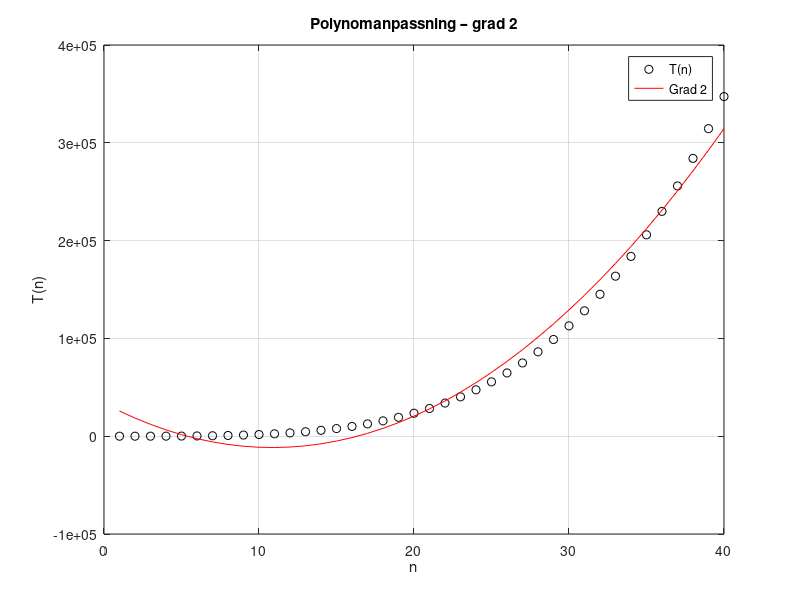
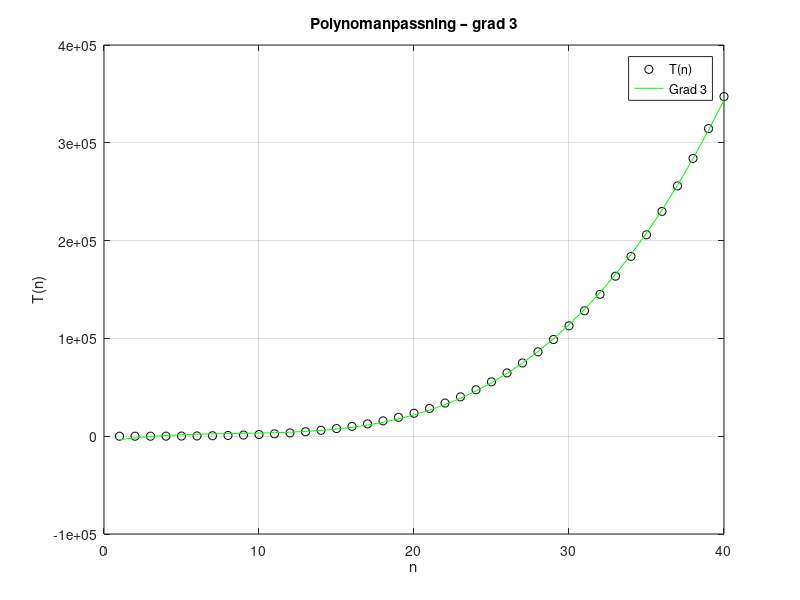
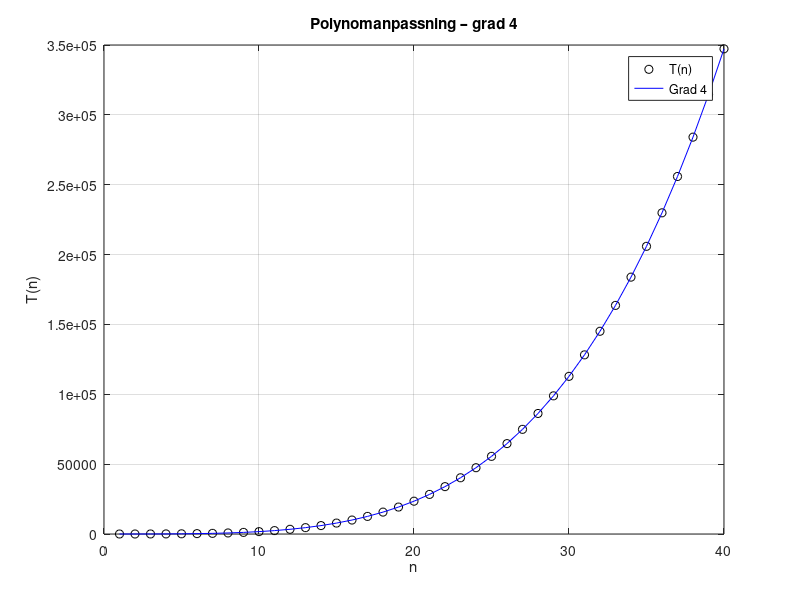
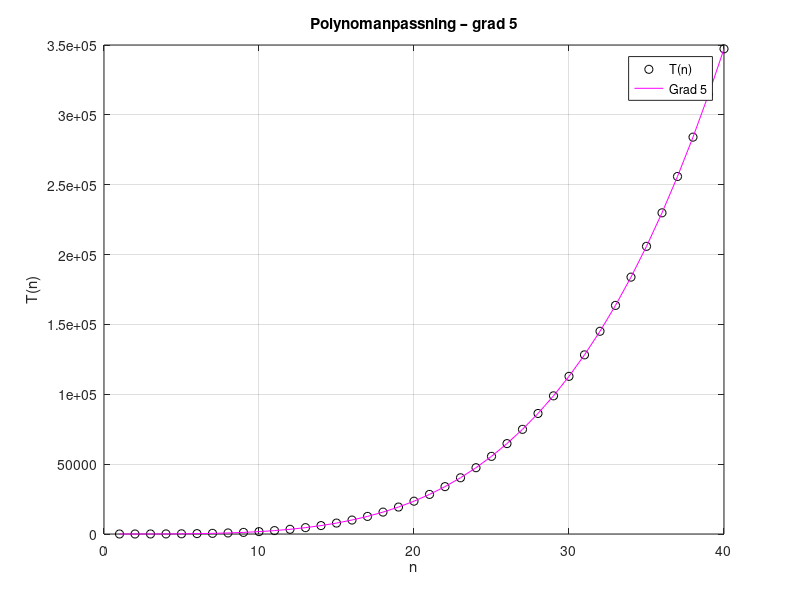

These charts were generated, in order, by the following MATLAB code: (Note: this script raises an error after producing the figures.)
n = 1:40;

T = [ ...
1 7 25 65 140 266 462 750 1155 1705 ...
2431 3367 4550 6020 7820 9996 12597 15675 19285 23485 ...
28336 33902 40250 47450 55575 64701 74907 86275 98890 112840 ...
128216 145112 163625 183855 205905 229881 255892 284050 314470 347270 ];

%% Försök 1 – polynomanpassning av olika grad
p2 = polyfit(n, T, 2);
p3 = polyfit(n, T, 3);
p4 = polyfit(n, T, 4);
p5 = polyfit(n, T, 5);

T2 = polyval(p2, n);
T3 = polyval(p3, n);
T4 = polyval(p4, n);
T5 = polyval(p5, n);

%% Figur 1 – Grad 2
figure
plot(n, T, 'ko', n, T2, 'r')
title('Polynomanpassning – grad 2')
xlabel('n')
ylabel('T(n)')
legend('T(n)', 'Grad 2')
grid on

%% Figur 2 – Grad 3
figure
plot(n, T, 'ko', n, T3, 'g')
title('Polynomanpassning – grad 3')
xlabel('n')
ylabel('T(n)')
legend('T(n)', 'Grad 3')
grid on

%% Figur 3 – Grad 4
figure
plot(n, T, 'ko', n, T4, 'b')
title('Polynomanpassning – grad 4')
xlabel('n')
ylabel('T(n)')
legend('T(n)', 'Grad 4')
grid on

%% Figur 4 – Grad 5
figure
plot(n, T, 'ko', n, T5, 'm')
title('Polynomanpassning – grad 5')
xlabel('n')
ylabel('T(n)')
legend('T(n)', 'Grad 5')
grid on

%% Försök 2 – exakt polynom av lägsta grad
p = polyfit(n, T, 4)

%% Försök 3 – koefficienter i bråkform
format rational
p

%% Testa n = 1000
n_test = 1000;
T_poly_1000 = polyval(p, n_test)
